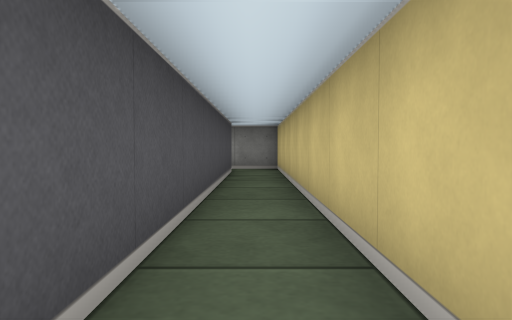
View 1 (above)

14 first-person views from a walk through a cub3D maze. The camera is about half as high as the walls, tilts 2° down and sees 70° across. The floor is counted in squares. Each view is taken from the middle of a square. On the plan, view 1 faces up. The plan holds only what a view shows up to about 9 squares ahead; the rest is blank. The place goes on beyond the plan.

View 2
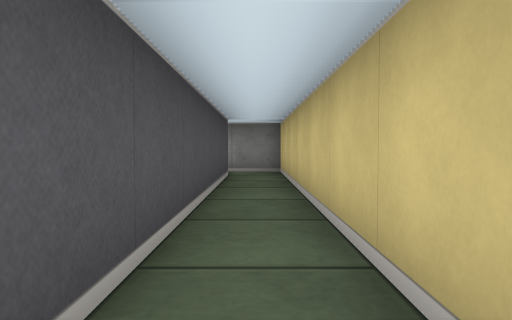

View 3
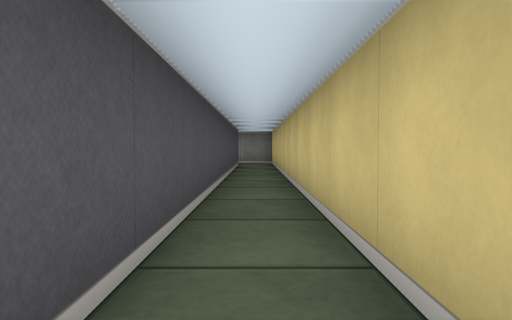

View 4
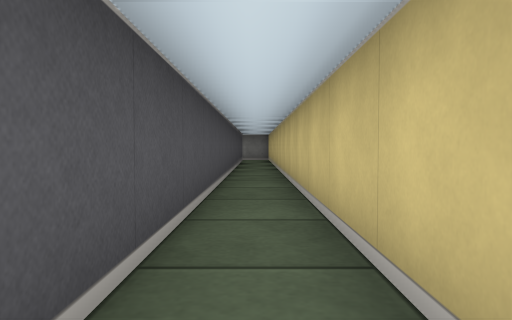

View 5
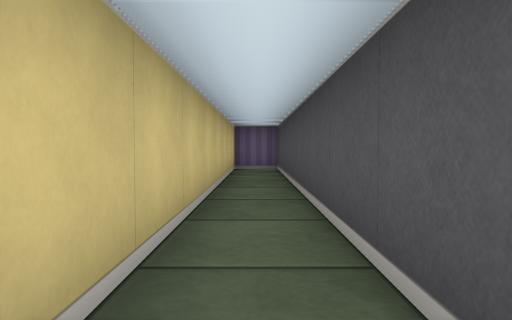

View 6
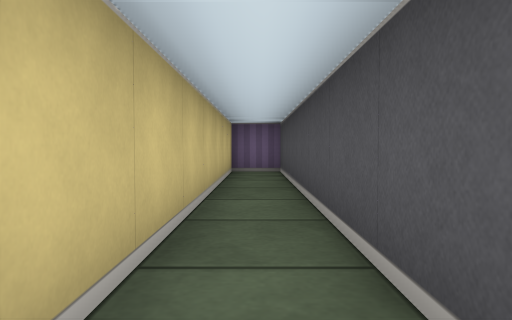

View 7
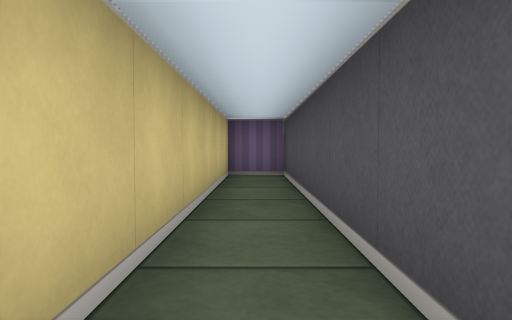

View 8
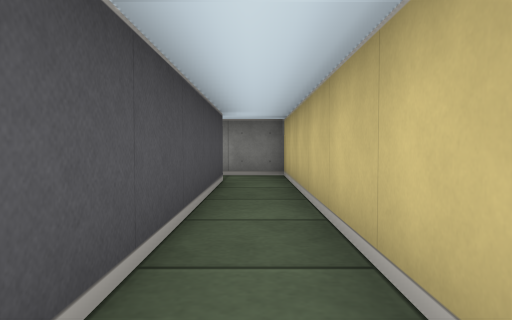

View 9
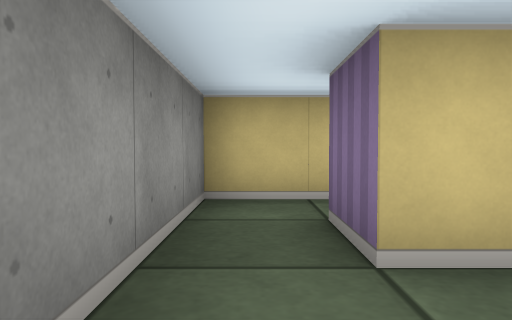

View 10
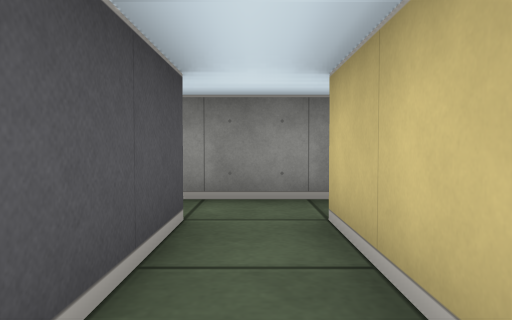

View 11
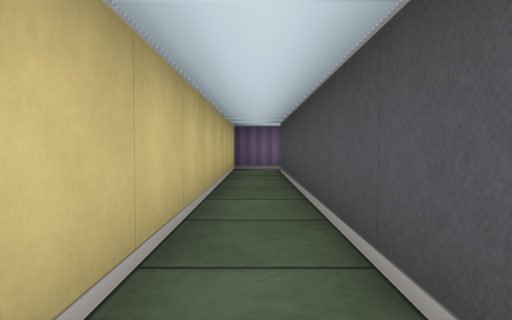

View 12
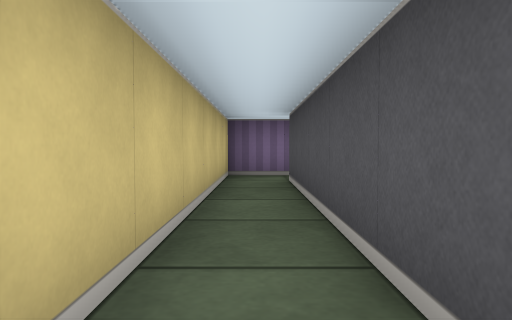

View 13
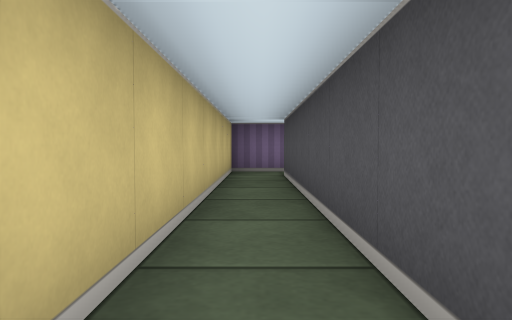

View 14
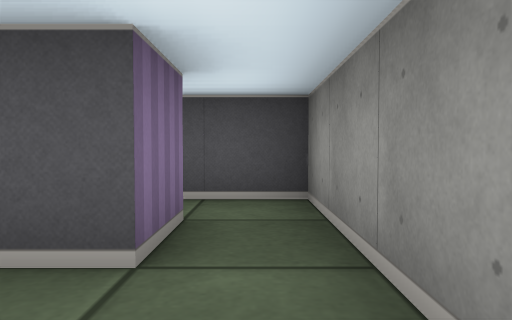

### Floor plan
Ten units are one square. View 1 is at (0, 0); x grows to the right and y downward. Boxes are objects, and circles mark ways between rooms. Rooms are numbered by the first view taken in them; rooms with no view inside come last. Other rooms are left out.
<svg viewBox="-40 -90 50 210">
<path fill="none" stroke="#000" d="M-15 -75 -5 -75 -5 115 5 115 5 -85 -15 -85M-35 -75 -25 -75 -25 -5M-15 -85 -35 -85M-26 5 -15 5 -15 -75"/>
<circle cx="-10" cy="-80" r="3" fill="#2a7"/>
<text x="0" y="10">1</text>
<text x="-20" y="-40">2</text>
</svg>
Room 1 opens to room 2.

Where each view was taken, in squares from view 1:
view 1: 0 up, 0 right, facing up
view 2: 1 up, 0 right, facing up
view 3: 3 down, 0 right, facing up
view 4: 6 down, 0 right, facing up
view 5: 3 down, 0 right, facing down
view 6: 4 down, 0 right, facing down
view 7: 5 down, 0 right, facing down
view 8: 2 up, 0 right, facing up
view 9: 8 up, 3 left, facing right
view 10: 5 up, 2 left, facing up
view 11: 8 up, 2 left, facing down
view 12: 6 up, 2 left, facing down
view 13: 7 up, 2 left, facing down
view 14: 8 up, 1 left, facing left
